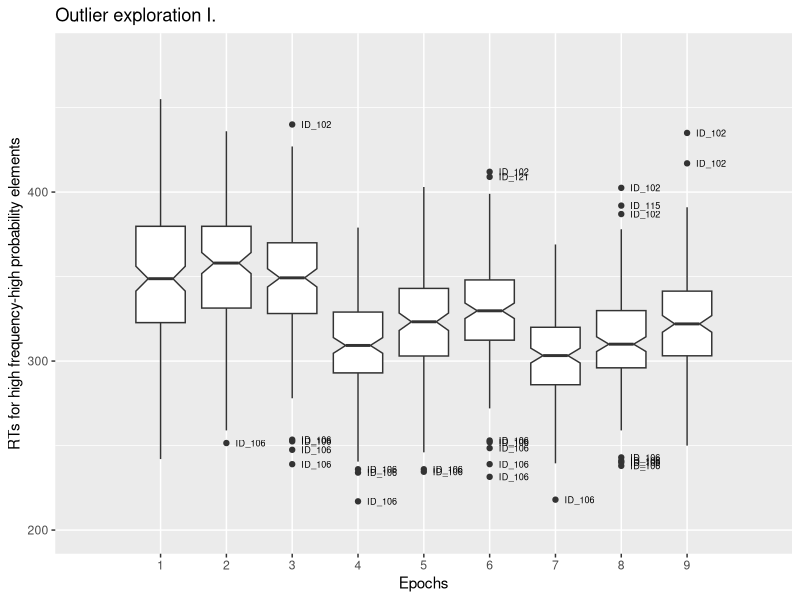
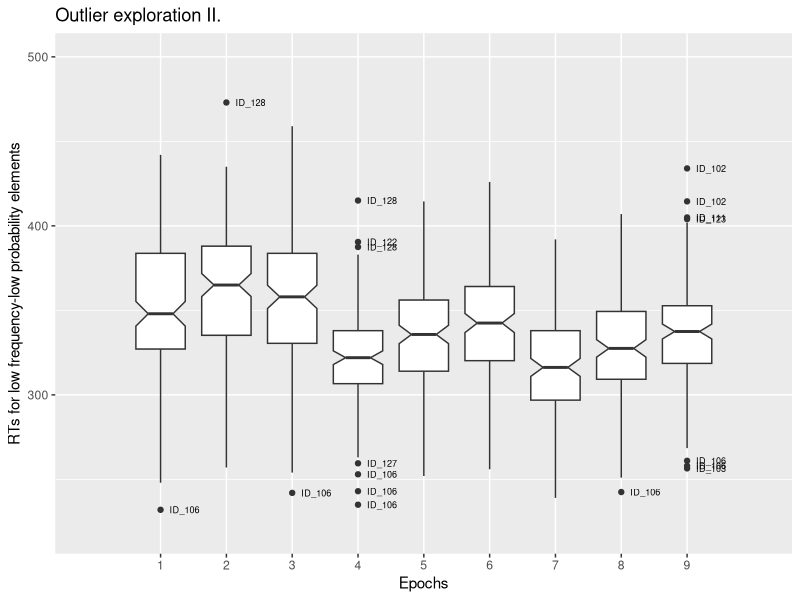
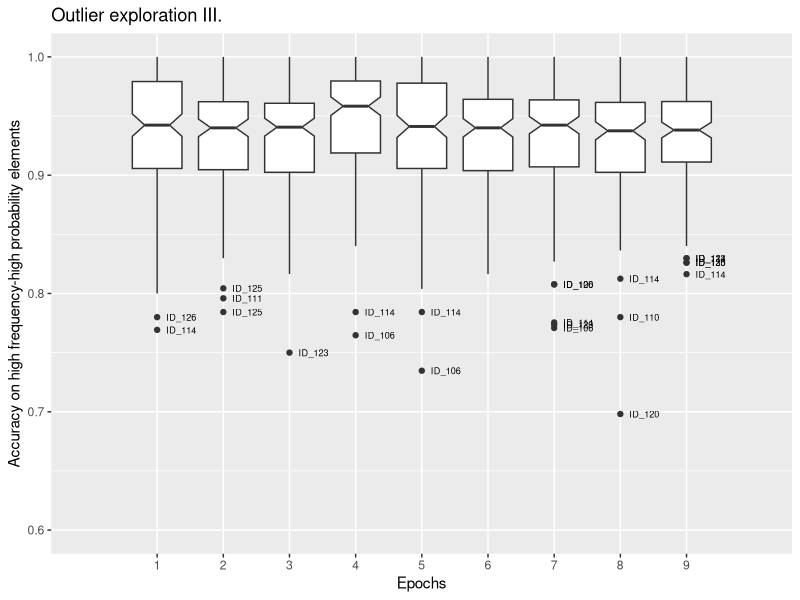
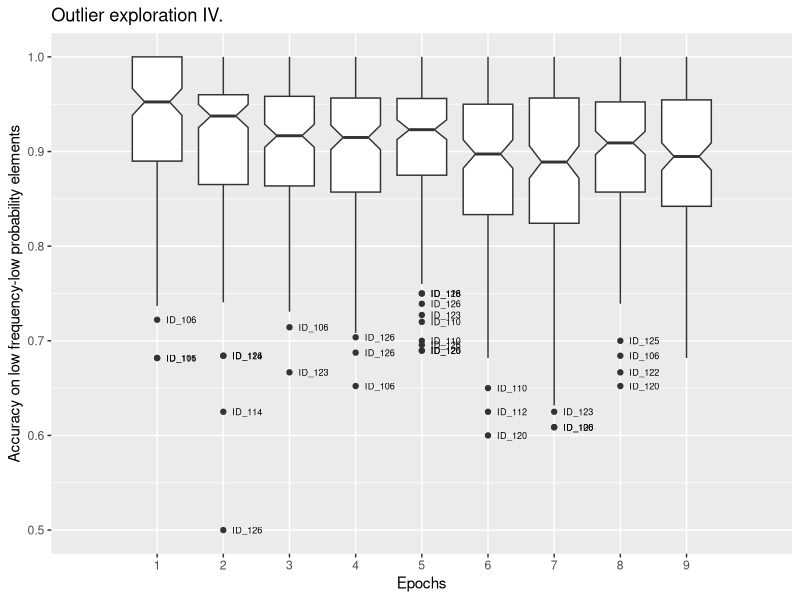
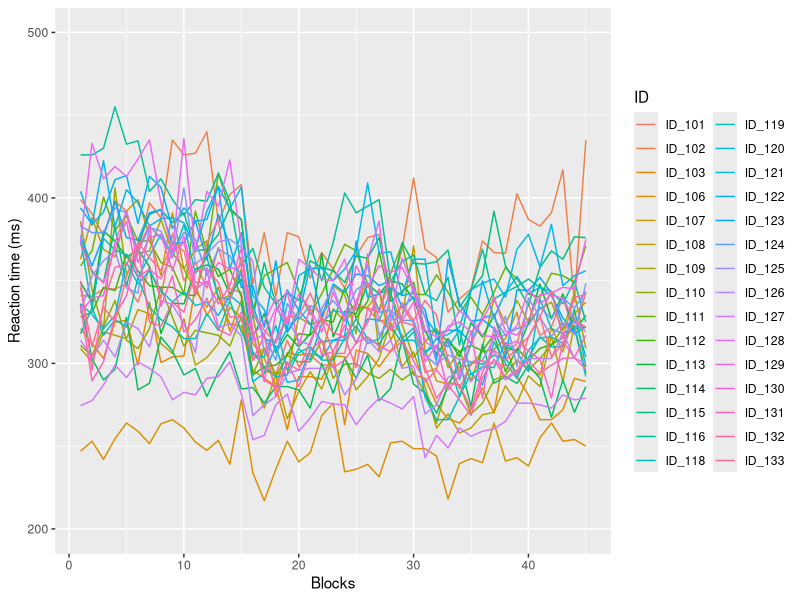
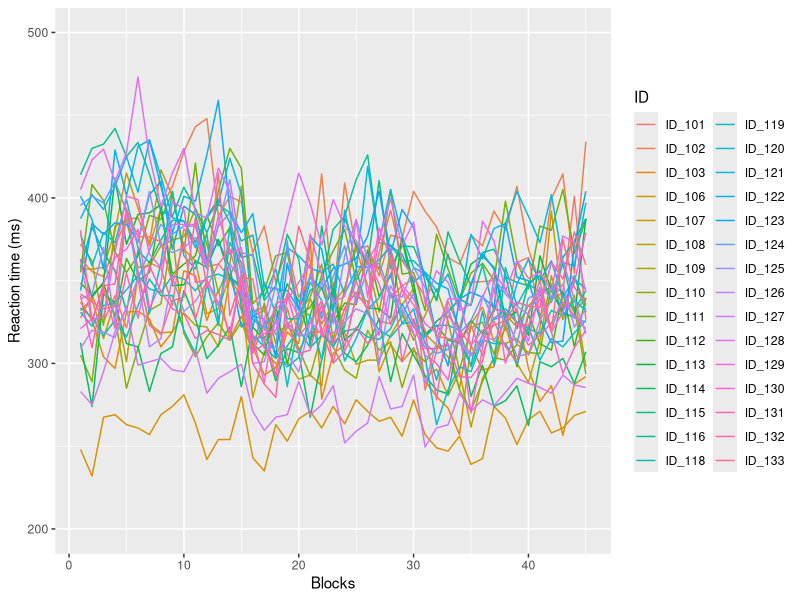
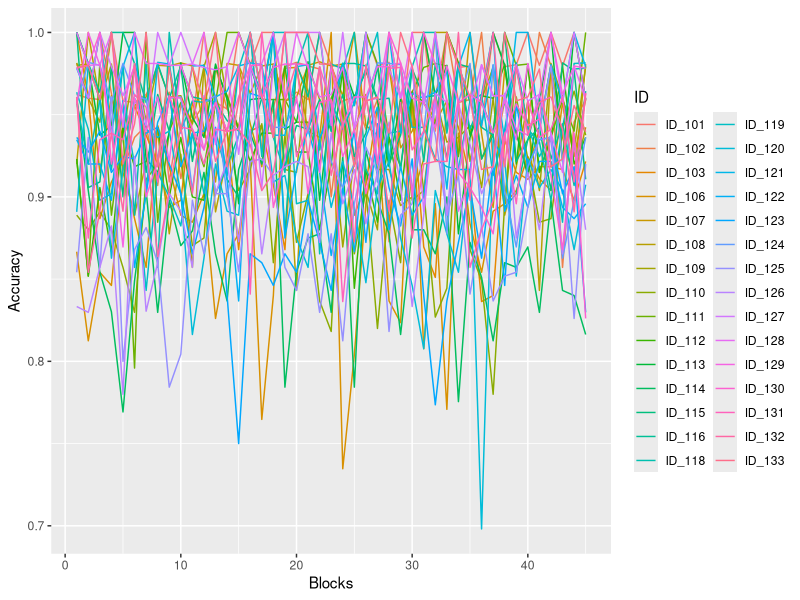
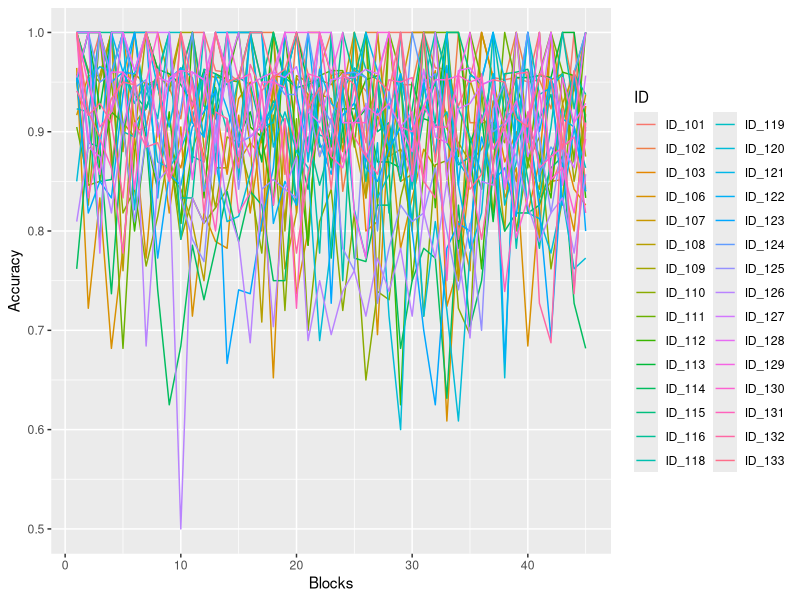

Write the R code that produced these figures, in order. (Note: this script raises an error after producing the figures.)
setwd ("D://R_course_PhD/advanced_statistics")

# EXPLORATORY ANALYSIS OF A PROLONGED VERSION OF ASRT TO REVEAL WHETHER HABIT FORMATION, SKILL
# AUTOMATIZATION IS ASSOCIATED WITH WORKING MEMORY PERFORMANCE IN CONTRAST WITH LEARNING PERFORMANCE? 


# basic ASRT analysis with bayesian statistics and correlational analysis included
# is building a regression model with avg rt, avg acc & composit neuropsychological scores meaningful?
# how to define the offset of acqusition and onset of automatization? - based on the sample performance

# required packages for data manipulation, exploratoy analysis & data visualization
# do i need some other packages for variance analysis and bayesian statistics?
library(tidyverse)
library(dplyr)
library(ggplot2)
library(readxl)
library(ggpubr)
library(tidyr)
library(corrplot)
library(plotrix)

gsrt_raw <- read_excel("gsrt_data_by_block.xlsx")

# count the number of participants, observations, NA-s

N_participants <- gsrt_raw %>% 
  group_by(ID) %>% 
  count(ID)
N_blocks <- gsrt_raw %>% 
  group_by(block) %>% 
  count(block)
N_epochs <- gsrt_raw %>% 
  group_by(epoch) %>% 
  count(epoch)

# search for missing neuropsychological data

NA_neuropsy <- gsrt_raw %>% 
  select(digit_span, counting_span, wcst_pers_error_rate, ant_alerting, ant_orienting, 
         ant_executive, gng_dprime, gng_false_alarm_rate, running_span) %>% 
  summarise_all(funs(sum(is.na(.))))

NA_neuropsy_row <- gsrt_raw %>% 
  filter(block == 1) %>% 
  select(ID, digit_span, counting_span, wcst_pers_error_rate, ant_alerting, ant_orienting, 
         ant_executive, gng_dprime, gng_false_alarm_rate, running_span)

apply(NA_neuropsy_row, MARGIN = 1, function(x) sum(is.na(x)))  

# ID_104 is missing most of the neuropsychological data, so he/she is excluded from further analyses.

gsrt_30 <- gsrt_raw %>% 
  filter(ID != "ID_104")

# calculating means for the neuropsychological data

digit_span <- NA_neuropsy_row %>% 
  summarize(mean_ds = mean(digit_span),
            sd_ds = sd(digit_span),
            min_ds = min(digit_span),
            max_ds = max(digit_span))
counting_span <- NA_neuropsy_row %>% 
  summarize(mean_cs = mean(counting_span),
            sd_cs = sd(counting_span),
            min_cs = min(counting_span),
            max_cs = max(counting_span))
ANT <- NA_neuropsy_row %>% 
  drop_na() %>% 
  summarize(mean_o = mean(ant_orienting),
            sd_o = sd(ant_orienting),
            min_o = min(ant_orienting),
            max_o = max(ant_orienting),
            mean_a = mean(ant_alerting),
            sd_a = sd(ant_alerting),
            min_a = min(ant_alerting),
            max_a = max(ant_alerting),
            mean_e = mean(ant_executive),
            sd_e = sd(ant_executive),
            min_e = min(ant_executive),
            max_e = max(ant_executive))
go_no_go <- NA_neuropsy_row %>% 
  drop_na() %>% 
  summarize(mean_dp = mean(gng_dprime),
            sd_dp = sd(gng_dprime),
            min_dp = min(gng_dprime),
            max_dp = max(gng_dprime),
            mean_fa = mean(gng_false_alarm_rate),
            sd_fa = sd(gng_false_alarm_rate),
            min_fa = min(gng_false_alarm_rate),
            max_fa = max(gng_false_alarm_rate))
running_span <- NA_neuropsy_row %>% 
  drop_na() %>% 
  summarize(mean_rs = mean(running_span),
            sd_rs = sd(running_span),
            min_rs = min(running_span),
            max_rs = max(running_span))
WCST <- NA_neuropsy_row %>% 
  drop_na() %>% 
  summarize(mean_pe = mean(wcst_pers_error_rate),
            sd_pe = sd(wcst_pers_error_rate),
            min_pe = min(wcst_pers_error_rate),
            max_pe = max(wcst_pers_error_rate))

# boxplot for ouliers on the ASRT task

#function for detecting outliers
is_outlier <- function(x) {
  return(x < quantile(x, 0.25) - 1.5 * IQR(x) | x > quantile(x, 0.75) + 1.5 * IQR(x))}

gsrt_30 <- gsrt_30 %>%
  group_by(epoch) %>% 
  mutate(outlier_H_rt = ifelse(is_outlier(H_rt), ID,"")) %>% 
  mutate(outlier_L_rt = ifelse(is_outlier(L_rt), ID,"")) %>% 
  mutate(outlier_H_acc = ifelse(is_outlier(H_acc), ID,"")) %>% 
  mutate(outlier_L_acc = ifelse(is_outlier(L_acc), ID,""))

ggplot(gsrt_30, aes(y = H_rt, x = factor(epoch))) +
  geom_boxplot(notch = TRUE)+
  labs(y = "RTs for high frequency-high probability elements", x = "Epochs",
       title = "Outlier exploration I.") +
  coord_cartesian(ylim = c(200, 480), xlim = c(0, 10)) +
  geom_text(aes(label = outlier_H_rt, hjust = -0.3), size = 2.3)
  
ggplot(gsrt_30, aes(y = L_rt, x = factor(epoch))) +
  geom_boxplot(notch = TRUE)+
  labs(y = "RTs for low frequency-low probability elements", x = "Epochs",
       title = "Outlier exploration II.") +
  coord_cartesian(ylim = c(220, 500), xlim = c(0, 10)) +
  geom_text(aes(label = outlier_L_rt, hjust = -0.3), size = 2.3)


ggplot(gsrt_30, aes(y = H_acc, x = factor(epoch))) +
  geom_boxplot(notch = TRUE)+
  labs(y = "Accuracy on high frequency-high probability elements", x = "Epochs",
       title = "Outlier exploration III.") +
  coord_cartesian(ylim = c(0.6, 1), xlim = c(0, 10)) +
  geom_text(aes(label = outlier_H_acc, hjust = -0.3), size = 2.3)

ggplot(gsrt_30, aes(y = L_acc, x = factor(epoch))) +
  geom_boxplot(notch = TRUE)+
  labs(y = "Accuracy on low frequency-low probability elements", x = "Epochs",
       title = "Outlier exploration IV.") +
  coord_cartesian(ylim = c(0.5, 1), xlim = c(0, 10)) +
  geom_text(aes(label = outlier_L_acc, hjust = -0.3), size = 2.3)


ggplot(gsrt_30, aes(y = H_rt, x = block, color = ID)) +
  geom_path() +
  labs(y = "Reaction time (ms)", x = "Blocks") +
  coord_cartesian(ylim = c(200, 500))

ggplot(gsrt_30, aes(y = L_rt, x = block, color = ID)) +
  geom_path() +
  labs(y = "Reaction time (ms)", x = "Blocks") +
  coord_cartesian(ylim = c(200, 500))  

ggplot(gsrt_30, aes(y = H_acc, x = block, color = ID)) +
  geom_path() +
  labs(y = "Accuracy", x = "Blocks")

ggplot(gsrt_30, aes(y = L_acc, x = block, color = ID)) +
  geom_path() +
  labs(y = "Accuracy", x = "Blocks")

# Noone is excluded based on accuracy, however ID_106 is excluded due to
# outlier performance (i.e. faster RTs on both measurments during
# the whole task compared to the sample).

gsrt_29 <- gsrt_30 %>% 
  filter(ID != "ID_106")

# Conducting repeated measures ANOVA on learning scores

gsrt_anova <- gsrt_29 %>%
  mutate(LH_dif_rt = L_rt - H_rt) %>% 
  mutate(HL_dif_acc = H_acc - L_acc)

shapiro.test(gsrt_anova$LH_dif_rt)
shapiro.test(gsrt_anova$HL_dif_acc)

#not normal :(

ggqqplot(gsrt_anova$LH_dif_rt)
ggqqplot(gsrt_anova$HL_dif_acc)

ggplot(gsrt_anova, aes(x = LH_dif_rt))+
  geom_density()
ggplot(gsrt_anova, aes(x = HL_dif_acc))+
  geom_density()

# but based on the plots, normality is not extremly violated and RM ANOVA is
# sensitive only to extreme violations, hence there's no need for robust tests.

gsrt_anova$ID <- as.factor(gsrt_anova$ID)

anova_time_rt <- aov(LH_dif_rt ~ epoch + Error(ID/epoch), data=gsrt_anova)
summary(anova_time_rt)

anova_time_acc <- aov(HL_dif_acc ~ epoch + Error(ID/epoch), data=gsrt_anova)
summary(anova_time_acc)

pairwise.t.test(gsrt_anova$LH_dif_rt, gsrt_anova$epoch, p.adj = "holm")
pairwise.t.test(gsrt_anova$HL_dif_acc, gsrt_anova$epoch, p.adj = "holm")

# visualize ASRT performance

gsrt_plot <- gsrt_anova %>% 
  group_by(epoch) %>% 
  mutate(avg_h_rt = mean(H_rt)) %>% 
  mutate(avg_l_rt = mean(L_rt)) %>% 
  mutate(avg_h_acc = mean(H_acc)) %>% 
  mutate(avg_l_acc = mean(L_acc)) %>% 
  mutate(std_error_h_rt = std.error(H_rt, na.rm)) %>% 
  mutate(std_error_l_rt = std.error(L_rt, na.rm)) %>% 
  mutate(std_error_h_acc = std.error(H_acc, na.rm)) %>% 
  mutate(std_error_l_acc = std.error(L_acc, na.rm)) %>% 
  ungroup()

ggplot(gsrt_plot)+
  geom_point(mapping = (aes(y = gsrt_plot$avg_h_rt, x = factor(epoch),
                            color = "High frequency &
  probability trials")), size = 2) +
  geom_point(mapping = (aes(y = gsrt_plot$avg_l_rt, x = factor(epoch),
                            color = "Low frequency &
  probability trials")), size = 2) +
  geom_line(mapping = aes(x = epoch, y = gsrt_plot$avg_h_rt,
                          color = "High frequency &
  probability trials"), size = 1) +
  geom_line(mapping = aes(x = epoch, y = gsrt_plot$avg_l_rt,
                          color = "Low frequency &
  probability trials"), size = 1) +
  geom_errorbar(aes(x = factor(epoch), ymin = gsrt_plot$avg_h_rt - gsrt_plot$std_error_h_rt, 
                    ymax = gsrt_plot$avg_h_rt + gsrt_plot$std_error_h_rt),
                position = "dodge", width = 0.2, color = "grey60") +
  geom_errorbar(aes(x = factor(epoch), ymin = gsrt_plot$avg_l_rt - gsrt_plot$std_error_l_rt,
                    ymax = gsrt_plot$avg_l_rt + gsrt_plot$std_error_l_rt),
                position = "dodge", width = 0.2, color = "grey60") +
  labs(y = "Difference score of high and
  low frequency&probability trials (ms)",
       x = "Epochs", title = "Habit learning & acquisition", caption = "Error bars represent the standard error of means") +
  theme_minimal() +
  theme(plot.background = element_rect(fill = "white"),
        plot.title = element_text(color = "grey5", size = 12),
        text = element_text(color = "grey25", size = 10)) +
  coord_cartesian(ylim = c(275, 375))
ggsave("reaction_time.jpg")

ggplot(gsrt_plot)+
  geom_point(mapping = (aes(y = gsrt_plot$avg_h_acc, x = factor(epoch),
                            color = "High frequency &
  probability trials")), size = 2) +
  geom_point(mapping = (aes(y = gsrt_plot$avg_l_acc, x = factor(epoch),
                            color = "Low frequency &
  probability trials")), size = 2) +
  geom_line(mapping = aes(x = epoch, y = gsrt_plot$avg_h_acc,
                          color = "High frequency &
  probability trials"), size = 1) +
  geom_line(mapping = aes(x = epoch, y = gsrt_plot$avg_l_acc,
                          color = "Low frequency &
  probability trials"), size = 1) +
  geom_errorbar(aes(x = factor(epoch), ymin = gsrt_plot$avg_h_acc - gsrt_plot$std_error_h_acc, 
                    ymax = gsrt_plot$avg_h_acc + gsrt_plot$std_error_h_acc),
                position = "dodge", width = 0.2, color = "grey60") +
  geom_errorbar(aes(x = factor(epoch), ymin = gsrt_plot$avg_l_acc - gsrt_plot$std_error_l_acc,
                    ymax = gsrt_plot$avg_l_acc + gsrt_plot$std_error_l_acc),
                position = "dodge", width = 0.2, color = "grey60") +
  labs(y = "Difference score of high and
  low frequency&probability trials (accuracy)",
       x = "Epochs", title = "Habit learning & acquisition", caption = "Error bars represent the stadard error of mean") +
  theme_minimal() +
  theme(plot.background = element_rect(fill = "white"),
        plot.title = element_text(color = "grey5", size = 12),
        text = element_text(color = "grey25", size = 10)) +
  coord_cartesian(ylim = c(0.85, 1))
ggsave("accuracy.jpg", width = 10, height = 7)

# Offset of further learning is defined in the 4th epoch, so lets split the data

gsrt_corr_learning <- gsrt_plot %>% 
  filter(block == 1 | block == 6 | block == 11 | 
         block == 16 | block == 21 | block == 26 |
         block == 31 | block == 36 | block == 41) %>% 
  filter(epoch <= 4) %>% 
  drop_na()

# visualize the relationship between learning performance in RT and neuropsychological measurments.
# avergae accuracy and reaction time is also tested.

ggplot(gsrt_corr_learning) +
  geom_smooth(method = lm, mapping = aes(y = digit_span, x = LH_dif_rt)) +
  geom_point(mapping = aes(y = digit_span, x = LH_dif_rt, color = factor(epoch))) +
  labs(y = "Verbal short term memory", x = "learning performance")
ggplot(gsrt_corr_learning) +
  geom_smooth(method = lm, mapping = aes(y = counting_span, x = LH_dif_rt)) +
  geom_point(mapping = aes(y = counting_span, x = LH_dif_rt, color = factor(epoch))) +
  labs(y = "Central executive", x = "learning performance")
ggplot(gsrt_corr_learning) +
  geom_smooth(method = lm, mapping = aes(y = running_span, x = LH_dif_rt)) +
  geom_point(mapping = aes(y = running_span, x = LH_dif_rt, color = factor(epoch))) +
  labs(y = "Updating", x = "learning performance")
ggplot(gsrt_corr_learning) +
  geom_smooth(method = lm, mapping = aes(y = ant_orienting, x = LH_dif_rt)) +
  geom_point(mapping = aes(y = ant_orienting, x = LH_dif_rt, color = factor(epoch))) +
  labs(y = "Orienting attention", x = "learning performance")
ggplot(gsrt_corr_learning) +
  geom_smooth(method = lm, mapping = aes(y = ant_alerting, x = LH_dif_rt)) +
  geom_point(mapping = aes(y = ant_alerting, x = LH_dif_rt, color = factor(epoch))) +
  labs(y = "Alertingattention", x = "learning performance")
ggplot(gsrt_corr_learning) +
  geom_smooth(method = lm, mapping = aes(y = ant_executive, x = LH_dif_rt)) +
  geom_point(mapping = aes(y = ant_executive, x = LH_dif_rt, color = factor(epoch))) +
  labs(y = "Executive attention", x = "learning performance")
ggplot(gsrt_corr_learning) +
  geom_smooth(method = lm, mapping = aes(y = wcst_pers_error_rate, x = LH_dif_rt)) +
  geom_point(mapping = aes(y = wcst_pers_error_rate, x = LH_dif_rt, color = factor(epoch))) +
  labs(y = "Shifting", x = "learning performance")
ggplot(gsrt_corr_learning) +
  geom_smooth(method = lm, mapping = aes(y = gng_dprime, x = LH_dif_rt)) +
  geom_point(mapping = aes(y = gng_dprime, x = LH_dif_rt, color = factor(epoch))) +
  labs(y = "Sensitivity", x = "learning performance")
ggplot(gsrt_corr_learning) +
  geom_smooth(method = lm, mapping = aes(y = gng_false_alarm_rate, x = LH_dif_rt)) +
  geom_point(mapping = aes(y = gng_false_alarm_rate, x = LH_dif_rt, color = factor(epoch))) +
  labs(y = "Inhibition", x = "learning performance")

ggplot(gsrt_corr_learning) +
  geom_smooth(method = lm, mapping = aes(y = avg_rt, x = LH_dif_rt)) +
  geom_point(mapping = aes(y = avg_rt, x = LH_dif_rt, color = factor(epoch))) +
  labs(y = "accuracy", x = "learning performance")
ggplot(gsrt_corr_learning) +
  geom_smooth(method = lm, mapping = aes(y = avg_acc, x = LH_dif_rt)) +
  geom_point(mapping = aes(y = avg_acc, x = LH_dif_rt, color = factor(epoch))) +
  labs(y = "reaction time", x = "learning performance")


gsrt_corr_habit <- gsrt_plot %>% 
  filter(block == 1 | block == 6 | block == 11 | 
           block == 16 | block == 21 | block == 26 |
           block == 31 | block == 36 | block == 41) %>% 
  filter(epoch > 4) %>% 
  drop_na()

ggplot(gsrt_corr_habit) +
  geom_smooth(method = lm, mapping = aes(y = digit_span, x = LH_dif_rt)) +
  geom_point(mapping = aes(y = digit_span, x = LH_dif_rt, color = factor(epoch))) +
  labs(y = "Verbal short term memory", x = "habit acquisition performance")
ggplot(gsrt_corr_habit) +
  geom_smooth(method = lm, mapping = aes(y = counting_span, x = LH_dif_rt)) +
  geom_point(mapping = aes(y = counting_span, x = LH_dif_rt, color = factor(epoch))) +
  labs(y = "Central executive", x = "habit acquisition performance")
ggplot(gsrt_corr_habit) +
  geom_smooth(method = lm, mapping = aes(y = running_span, x = LH_dif_rt)) +
  geom_point(mapping = aes(y = running_span, x = LH_dif_rt, color = factor(epoch))) +
  labs(y = "Updating", x = "habit acquisition performance")
ggplot(gsrt_corr_habit) +
  geom_smooth(method = lm, mapping = aes(y = ant_orienting, x = LH_dif_rt)) +
  geom_point(mapping = aes(y = ant_orienting, x = LH_dif_rt, color = factor(epoch))) +
  labs(y = "Orienting attention", x = "habit acquisition performance")
ggplot(gsrt_corr_habit) +
  geom_smooth(method = lm, mapping = aes(y = ant_alerting, x = LH_dif_rt)) +
  geom_point(mapping = aes(y = ant_alerting, x = LH_dif_rt, color = factor(epoch))) +
  labs(y = "Alertingattention", x = "habit acquisition performance")
ggplot(gsrt_corr_habit) +
  geom_smooth(method = lm, mapping = aes(y = ant_executive, x = LH_dif_rt)) +
  geom_point(mapping = aes(y = ant_executive, x = LH_dif_rt, color = factor(epoch))) +
  labs(y = "Executive attention", x = "habit acquisition performance")
ggplot(gsrt_corr_habit) +
  geom_smooth(method = lm, mapping = aes(y = wcst_pers_error_rate, x = LH_dif_rt)) +
  geom_point(mapping = aes(y = wcst_pers_error_rate, x = LH_dif_rt, color = factor(epoch))) +
  labs(y = "Shifting", x = "habit acquisition performance")
ggplot(gsrt_corr_habit) +
  geom_smooth(method = lm, mapping = aes(y = gng_dprime, x = LH_dif_rt)) +
  geom_point(mapping = aes(y = gng_dprime, x = LH_dif_rt, color = factor(epoch))) +
  labs(y = "Sensitivity", x = "habit acquisition performance")
ggplot(gsrt_corr_habit) +
  geom_smooth(method = lm, mapping = aes(y = gng_false_alarm_rate, x = LH_dif_rt)) +
  geom_point(mapping = aes(y = gng_false_alarm_rate, x = LH_dif_rt, color = factor(epoch))) +
  labs(y = "Inhibition", x = "habit acquisition performance")

ggplot(gsrt_corr_habit) +
  geom_smooth(method = lm, mapping = aes(y = avg_rt, x = LH_dif_rt)) +
  geom_point(mapping = aes(y = avg_rt, x = LH_dif_rt, color = factor(epoch))) +
  labs(y = "accuracy", x = "habit acquisition performance")
ggplot(gsrt_corr_habit) +
  geom_smooth(method = lm, mapping = aes(y = avg_acc, x = LH_dif_rt)) +
  geom_point(mapping = aes(y = avg_acc, x = LH_dif_rt, color = factor(epoch))) +
  labs(y = "reaction time", x = "habit acquisition performance")


# correlation
plot_learn <- cor(gsrt_corr_learning[10:19])

corrplot(plot_learn, method = "ellipse", type = "upper", diag = FALSE)

plot_habit <- cor(gsrt_corr_habit[10:19])

corrplot(plot_habit, method = "ellipse", type = "upper", diag = FALSE)

plot_learn_2 <- cor(gsrt_corr_learning[19:24])

corrplot(plot_learn_2, method = "ellipse", type = "upper", diag = FALSE)

plot_habit_2 <- cor(gsrt_corr_habit[19:24])


shapiro.test(gsrt_anova$digit_span)
shapiro.test(gsrt_anova$counting_span)
shapiro.test(gsrt_anova$running_span)
shapiro.test(gsrt_anova$wcst_pers_error_rate)
shapiro.test(gsrt_anova$ant_orienting)
shapiro.test(gsrt_anova$ant_alerting)
shapiro.test(gsrt_anova$ant_executive)
shapiro.test(gsrt_anova$gng_dprime)
shapiro.test(gsrt_anova$gng_false_alarm_rate)
shapiro.test(gsrt_anova$avg_rt)
shapiro.test(gsrt_anova$avg_acc)


corrplot(plot_habit_2, method = "ellipse", type = "upper", diag = FALSE)

cor.test(gsrt_corr_learning$LH_dif_rt, gsrt_corr_learning$digit_span,
         method = "spearman")
cor.test(gsrt_corr_learning$LH_dif_rt, gsrt_corr_learning$counting_span,
         method = "spearman")
cor.test(gsrt_corr_learning$LH_dif_rt, gsrt_corr_learning$running_span,
         method = "spearman")
cor.test(gsrt_corr_learning$LH_dif_rt, gsrt_corr_learning$ant_orienting,
         method = "spearman")
cor.test(gsrt_corr_learning$LH_dif_rt, gsrt_corr_learning$ant_alerting,
         method = "spearman")
cor.test(gsrt_corr_learning$LH_dif_rt, gsrt_corr_learning$ant_executive,
         method = "spearman")
cor.test(gsrt_corr_learning$LH_dif_rt, gsrt_corr_learning$wcst_pers_error_rate,
         method = "spearman")
cor.test(gsrt_corr_learning$LH_dif_rt, gsrt_corr_learning$gng_dprime,
         method = "spearman")
cor.test(gsrt_corr_learning$LH_dif_rt, gsrt_corr_learning$gng_false_alarm_rate,
         method = "spearman")
cor.test(gsrt_corr_learning$LH_dif_rt, gsrt_corr_learning$avg_rt,
         method = "spearman")
cor.test(gsrt_corr_learning$LH_dif_rt, gsrt_corr_learning$avg_acc,
         method = "spearman")


cor.test(gsrt_corr_habit$LH_dif_rt, gsrt_corr_habit$digit_span,
         method = "spearman")
cor.test(gsrt_corr_habit$LH_dif_rt, gsrt_corr_habit$counting_span,
         method = "spearman")
cor.test(gsrt_corr_habit$LH_dif_rt, gsrt_corr_habit$running_span,
         method = "spearman")
cor.test(gsrt_corr_habit$LH_dif_rt, gsrt_corr_habit$ant_orienting,
         method = "spearman")
cor.test(gsrt_corr_habit$LH_dif_rt, gsrt_corr_habit$ant_alerting,
         method = "spearman")
cor.test(gsrt_corr_habit$LH_dif_rt, gsrt_corr_habit$ant_executive,
         method = "spearman")
cor.test(gsrt_corr_habit$LH_dif_rt, gsrt_corr_habit$wcst_pers_error_rate,
         method = "spearman")
cor.test(gsrt_corr_habit$LH_dif_rt, gsrt_corr_habit$gng_dprime,
         method = "spearman")
cor.test(gsrt_corr_habit$LH_dif_rt, gsrt_corr_habit$gng_false_alarm_rate,
         method = "spearman")
cor.test(gsrt_corr_habit$LH_dif_rt, gsrt_corr_habit$avg_rt,
         method = "spearman")
cor.test(gsrt_corr_habit$LH_dif_rt, gsrt_corr_habit$avg_acc,
         method = "spearman")

# no correlation was found

